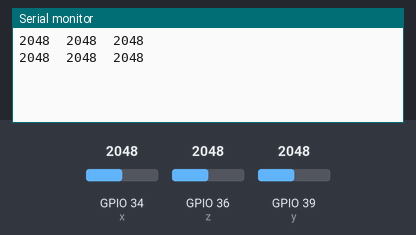
A sketch run on a simulated ESP32. Parts: the last lines printed to the serial monitor. The test bench sets the inputs (shaded band); at power-on: GPIO 34 (x) = 2048, GPIO 36 (z) = 2048, GPIO 39 (y) = 2048.

Above: at 5.8 s.
5.9 s: GPIO 34 (x) set to 2866
At 10.5 s:
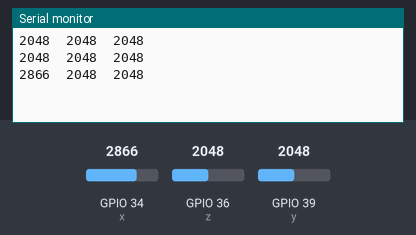
11.9 s: GPIO 36 (z) set to 2866
At 15.5 s:
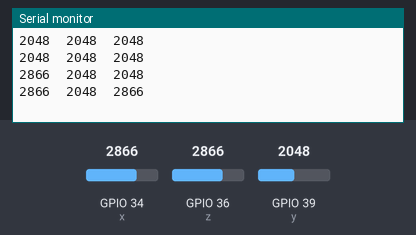
17.9 s: GPIO 39 (y) set to 2866
At 20.5 s:
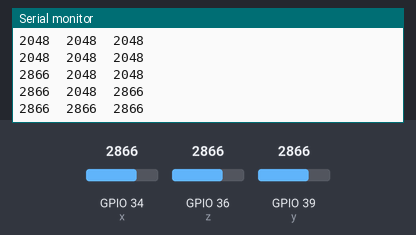
23.9 s: GPIO 34 (x) set to 3603
At 25.6 s:
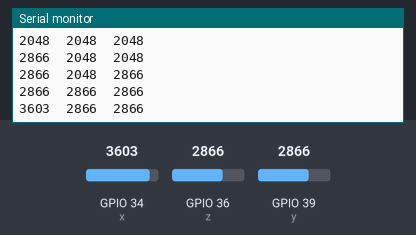
29.9 s: GPIO 36 (z) set to 3603
At 30.6 s:
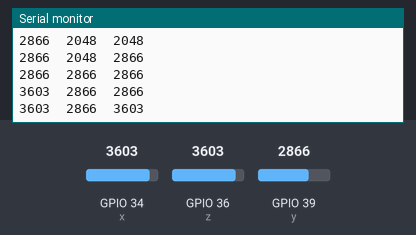
35.9 s: GPIO 39 (y) set to 3603
At 40.6 s:
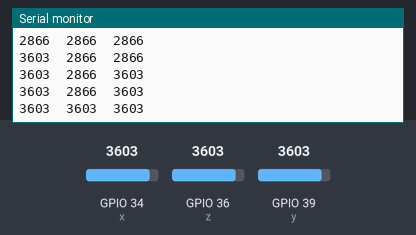
Timing chart, 0 to 42.1 s (numbered marks = the images above; inputs shaded):
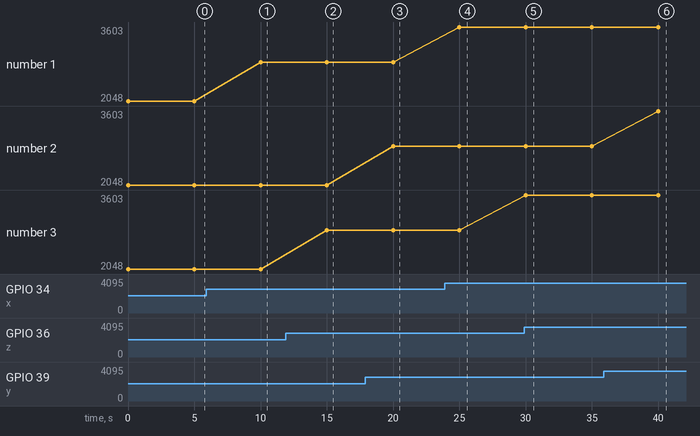

The sketch:

adxl335_accelerometer.ino
```cpp
const byte x = 34;
const byte y = 39;
const byte z = 36;

void setup() {
  // put your setup code here, to run once:
  Serial.begin(115200);

}

void loop() {
  // put your main code here, to run repeatedly:
  Serial.print(analogRead(x));
  Serial.print("\t");

  Serial.print(analogRead(y));
  Serial.print("\t");

  Serial.print(analogRead(z));
  Serial.print("\n");

  delay(5000);


}
```

Measured:
- after the input at 5.9 s, the serial monitor: prints a new line after 4.1 s (image 1)
- after the input at 11.9 s, the serial monitor: prints a new line after 3.1 s (image 2)
- after the input at 17.9 s, the serial monitor: prints a new line after 2.1 s (image 3)
- after the input at 23.9 s, the serial monitor: prints a new line after 1.1 s (image 4)
- after the input at 29.9 s, the serial monitor: prints a new line after 0.10 s (image 5)
- after the input at 35.9 s, the serial monitor: prints a new line after 4.1 s (image 6)
- plotted number 1: 2048 → 2866 after the input at 5.9 s, 2866 → 3603 after the input at 23.9 s
